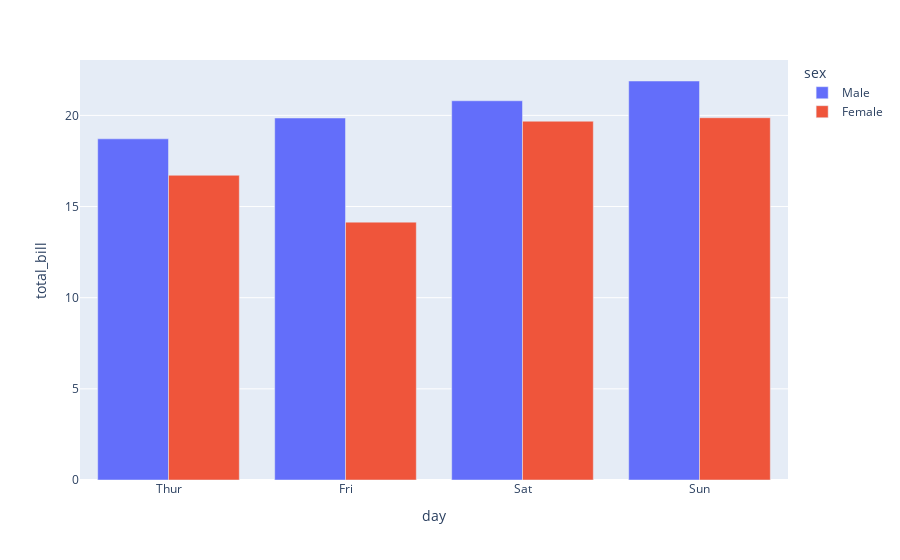

This figure's notebook cell:
### Code cell
px.bar(agrupado_por_dia_e_sexo, x ="day" , y="total_bill" , color ="sex" , barmode='group')

### Figure 1 — Plotly figure (JSON) as saved in the notebook; plotly's stock layout.template omitted (floating-point values rounded to 4 significant figures)
{"data": [{"alignmentgroup": "True", "hovertemplate": "sex=Male<br>day=%{x}<br>total_bill=%{y}<extra></extra>", "legendgroup": "Male", "marker": {"color": "#636efa", "pattern": {"shape": ""}}, "name": "Male", "offsetgroup": "Male", "orientation": "v", "showlegend": true, "textposition": "auto", "type": "bar", "x": ["Thur", "Fri", "Sat", "Sun"], "xaxis": "x", "y": [18.71, 19.86, 20.8, 21.89], "yaxis": "y"}, {"alignmentgroup": "True", "hovertemplate": "sex=Female<br>day=%{x}<br>total_bill=%{y}<extra></extra>", "legendgroup": "Female", "marker": {"color": "#EF553B", "pattern": {"shape": ""}}, "name": "Female", "offsetgroup": "Female", "orientation": "v", "showlegend": true, "textposition": "auto", "type": "bar", "x": ["Thur", "Fri", "Sat", "Sun"], "xaxis": "x", "y": [16.72, 14.15, 19.68, 19.87], "yaxis": "y"}], "layout": {"barmode": "group", "legend": {"title": {"text": "sex"}, "tracegroupgap": 0}, "margin": {"t": 60}, "xaxis": {"anchor": "y", "domain": [0, 1], "title": {"text": "day"}}, "yaxis": {"anchor": "x", "domain": [0, 1], "title": {"text": "total_bill"}}}}
